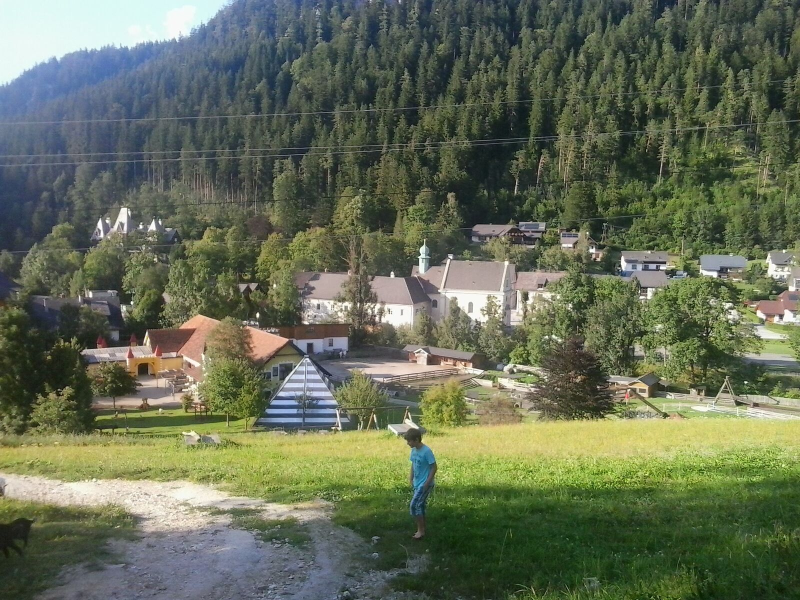
%> input picture Clustering/images/summer1.jpeg, 1600 x 1200 px (shown at 1/2 size); its folder holds 4 pictures in this run
$ octave soft_clustering.m   (GNU Octave 9; MATLAB toolbox functions it lacks are replaced by stand-ins)
%> lines starting %> are read from the running program, lines starting %| are printed output that depends on the picture
clc; clear all; close all;

%% Read Images and get x_g and x_r
N = 20; % total images.
k = 2;

for j=1:N
    if (j <= 10)
        RGB = imread(sprintf('images/summer%d.jpeg',j));
%> RGB is the input picture: size 1200x1600x3 uint8; mean R, G, B 100.3, 108.6, 86.2
    elseif (j>10)
        RGB = imread(sprintf('images/winter%d.jpeg',j-10));
    end
    [row,col,page]= size(RGB);
%> row = 1200; col = 1600; page = 3
    im_size = row*col;
%> im_size = 1920000
    im_r = RGB(:,:,1);
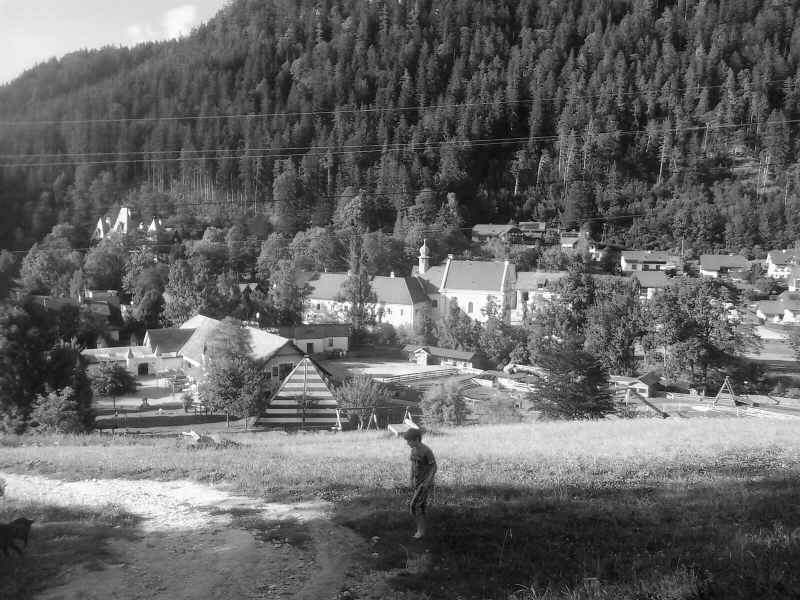
%> im_r: size 1200x1600 uint8 (shown at 1/2 size); min 0, max 255, mean 100.3
    im_g = RGB(:,:,2);
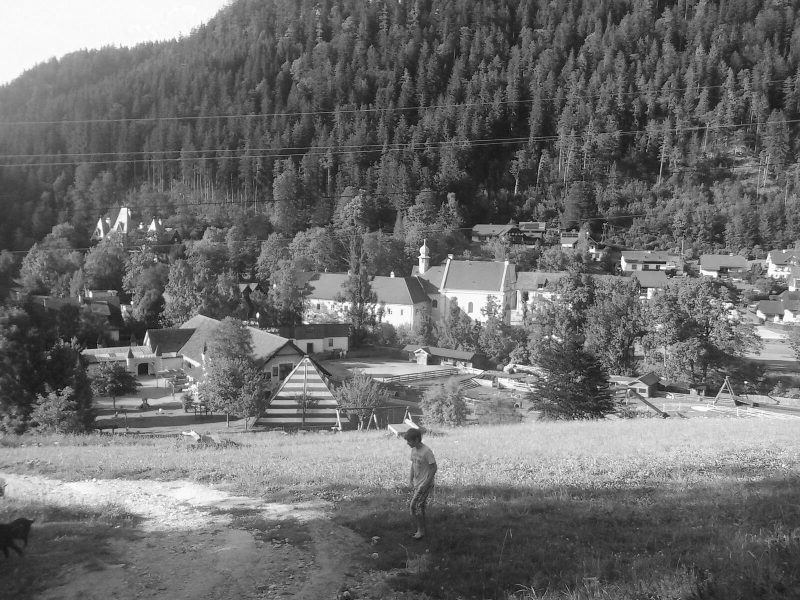
%> im_g: size 1200x1600 uint8 (shown at 1/2 size); min 0, max 255, mean 108.6
    sum_col_r = sum(im_r);
%> sum_col_r = 1600 values, max 168914 at index 395, min 94499 at index 1155, mean 120390.2
    sum_r = sum(sum_col_r,2);
%> sum_r = 192624304
    sum_col_g = sum(im_g);
%> sum_col_g = 1600 values, max 168683 at index 395, min 105325 at index 862, mean 130296
    sum_g = sum(sum_col_g);
%> sum_g = 208473521

    % stack values into feature vector X
    x_vec(j,:) = [sum_r./im_size,sum_g./im_size];
end
%> pass 2 of the loop `for j=1:N`:
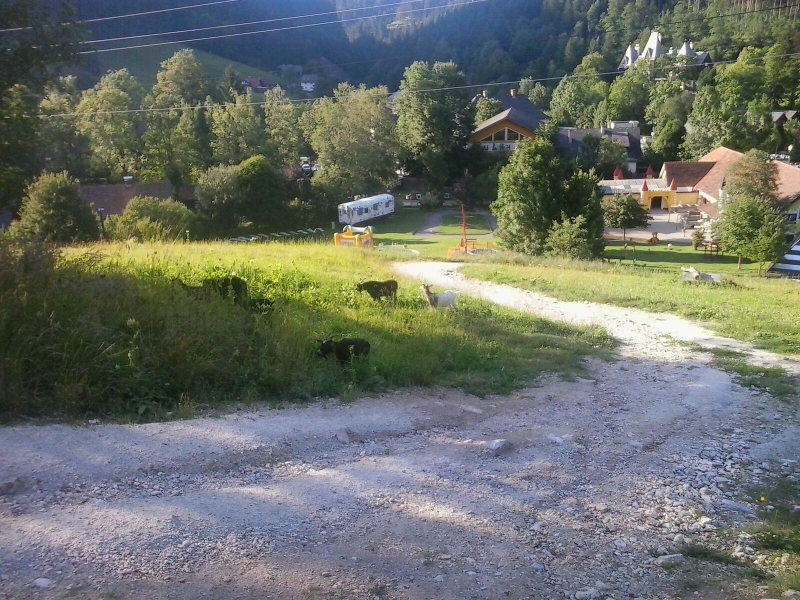
%> input picture Clustering/images/summer2.jpeg, 1600 x 1200 px (shown at 1/2 size)
%> RGB is the input picture: size 1200x1600x3 uint8; mean R, G, B 106.8, 111.7, 104.1
%> `im_r = RGB(:,:,1);`:
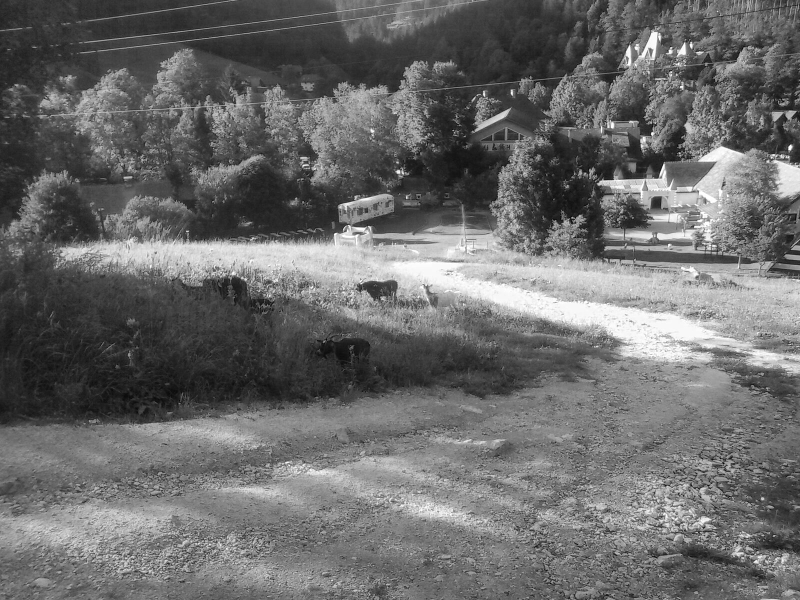
%> im_r: size 1200x1600 uint8 (shown at 1/2 size); min 0, max 255, mean 106.8
%> `im_g = RGB(:,:,2);`:
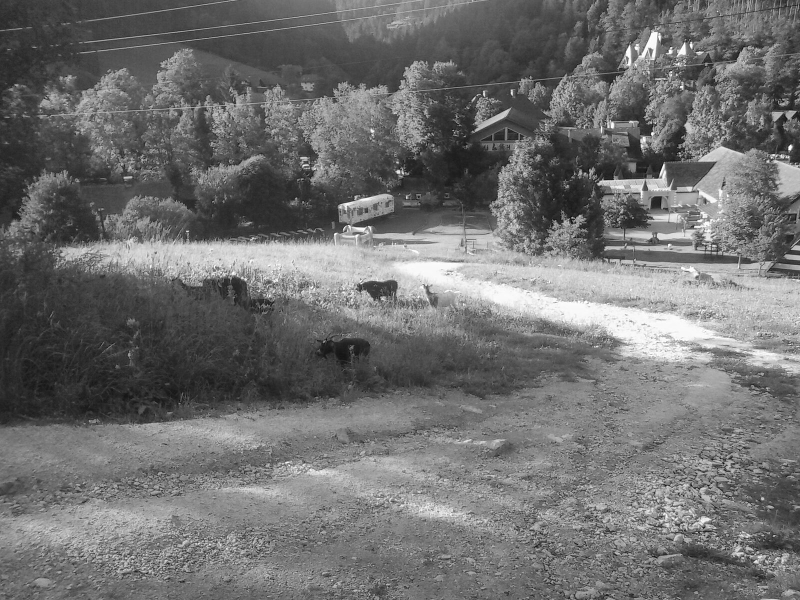
%> im_g: size 1200x1600 uint8 (shown at 1/2 size); min 0, max 255, mean 111.7
%> sum_col_r = 1600 values, max 169103 at index 1328, min 80480 at index 2, mean 128132.6
%> sum_r = 205012222
%> sum_col_g = 1600 values, max 172023 at index 1328, min 83325 at index 2, mean 134003.1
%> sum_g = 214404923
%> pass 3 of the loop `for j=1:N`:
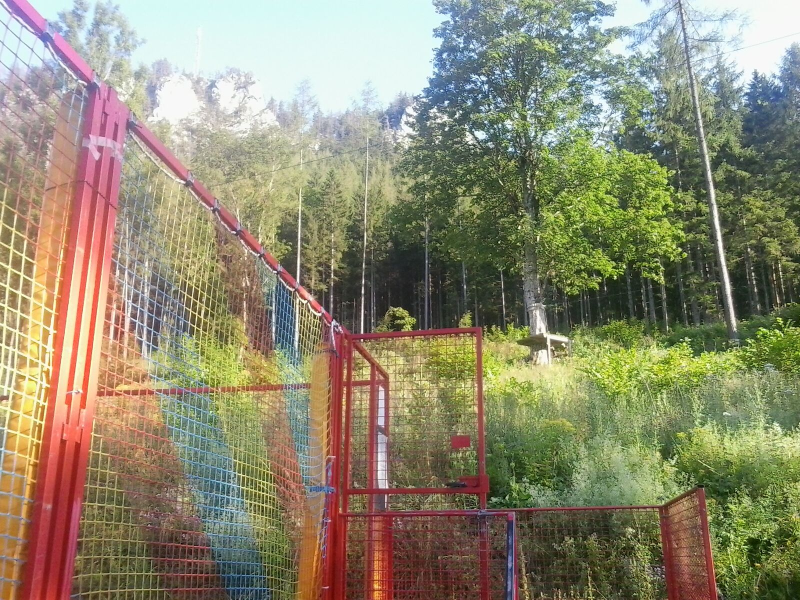
%> input picture Clustering/images/summer3.jpeg, 1600 x 1200 px (shown at 1/2 size)
%> RGB is the input picture: size 1200x1600x3 uint8; mean R, G, B 143.1, 137.7, 112.4
%> `im_r = RGB(:,:,1);`:
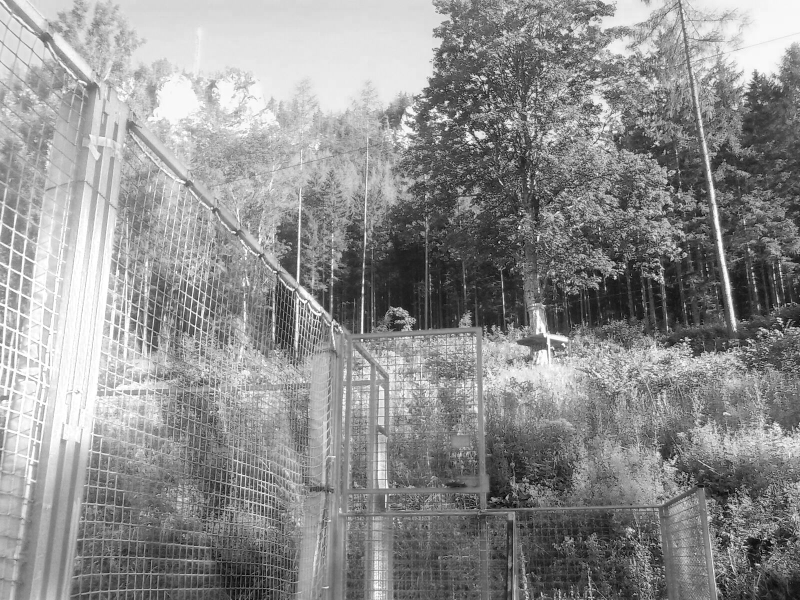
%> im_r: size 1200x1600 uint8 (shown at 1/2 size); min 0, max 255, mean 143.1
%> `im_g = RGB(:,:,2);`:
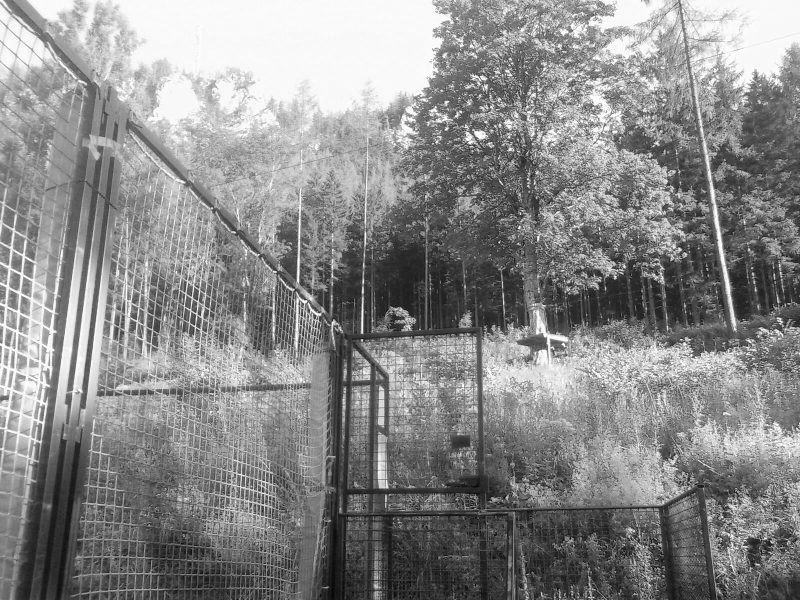
%> im_g: size 1200x1600 uint8 (shown at 1/2 size); min 0, max 255, mean 137.7
%> sum_col_r = 1600 values, max 240555 at index 103, min 111909 at index 1015, mean 171721.9
%> sum_r = 274755116
%> sum_col_g = 1600 values, max 211415 at index 548, min 103468 at index 961, mean 165280
%> sum_g = 264447992
%> (the run ends here)
